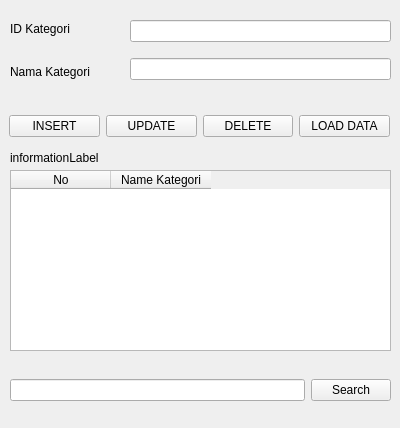
<?xml version="1.0" encoding="UTF-8"?>
<ui version="4.0">
 <class>Form</class>
 <widget class="QWidget" name="Form">
  <property name="geometry">
   <rect>
    <x>0</x>
    <y>0</y>
    <width>400</width>
    <height>428</height>
   </rect>
  </property>
  <property name="windowTitle">
   <string>Form</string>
  </property>
  <widget class="QWidget" name="verticalLayoutWidget">
   <property name="geometry">
    <rect>
     <x>10</x>
     <y>10</y>
     <width>111</width>
     <height>80</height>
    </rect>
   </property>
   <layout class="QVBoxLayout" name="verticalLayout">
    <item>
     <widget class="QLabel" name="idCategory">
      <property name="text">
       <string>ID Kategori</string>
      </property>
     </widget>
    </item>
    <item>
     <widget class="QLabel" name="categoryName">
      <property name="text">
       <string>Nama Kategori</string>
      </property>
     </widget>
    </item>
   </layout>
  </widget>
  <widget class="QWidget" name="verticalLayoutWidget_2">
   <property name="geometry">
    <rect>
     <x>130</x>
     <y>10</y>
     <width>261</width>
     <height>80</height>
    </rect>
   </property>
   <layout class="QVBoxLayout" name="verticalLayout_2">
    <item>
     <widget class="QLineEdit" name="idCategoryEdit"/>
    </item>
    <item>
     <widget class="QLineEdit" name="nameCategoryEdit"/>
    </item>
   </layout>
  </widget>
  <widget class="QWidget" name="horizontalLayoutWidget">
   <property name="geometry">
    <rect>
     <x>9</x>
     <y>110</y>
     <width>381</width>
     <height>32</height>
    </rect>
   </property>
   <layout class="QHBoxLayout" name="horizontalLayout">
    <item>
     <widget class="QPushButton" name="insertButton">
      <property name="text">
       <string>INSERT</string>
      </property>
     </widget>
    </item>
    <item>
     <widget class="QPushButton" name="deleteButton">
      <property name="text">
       <string>UPDATE</string>
      </property>
     </widget>
    </item>
    <item>
     <widget class="QPushButton" name="updateButton">
      <property name="text">
       <string>DELETE</string>
      </property>
     </widget>
    </item>
    <item>
     <widget class="QPushButton" name="loadButton">
      <property name="text">
       <string>LOAD DATA</string>
      </property>
     </widget>
    </item>
   </layout>
  </widget>
  <widget class="QLabel" name="label">
   <property name="geometry">
    <rect>
     <x>10</x>
     <y>150</y>
     <width>381</width>
     <height>16</height>
    </rect>
   </property>
   <property name="text">
    <string>informationLabel</string>
   </property>
  </widget>
  <widget class="QWidget" name="verticalLayoutWidget_3">
   <property name="geometry">
    <rect>
     <x>10</x>
     <y>170</y>
     <width>381</width>
     <height>181</height>
    </rect>
   </property>
   <layout class="QVBoxLayout" name="verticalLayout_3">
    <item>
     <widget class="QTableWidget" name="tableWidget">
      <column>
       <property name="text">
        <string>No</string>
       </property>
      </column>
      <column>
       <property name="text">
        <string>Name Kategori</string>
       </property>
      </column>
     </widget>
    </item>
   </layout>
  </widget>
  <widget class="QWidget" name="horizontalLayoutWidget_2">
   <property name="geometry">
    <rect>
     <x>10</x>
     <y>370</y>
     <width>381</width>
     <height>41</height>
    </rect>
   </property>
   <layout class="QHBoxLayout" name="horizontalLayout_2">
    <item>
     <widget class="QLineEdit" name="lineEdit"/>
    </item>
    <item>
     <widget class="QPushButton" name="searchButton">
      <property name="text">
       <string>Search</string>
      </property>
     </widget>
    </item>
   </layout>
  </widget>
 </widget>
 <resources/>
 <connections/>
</ui>
